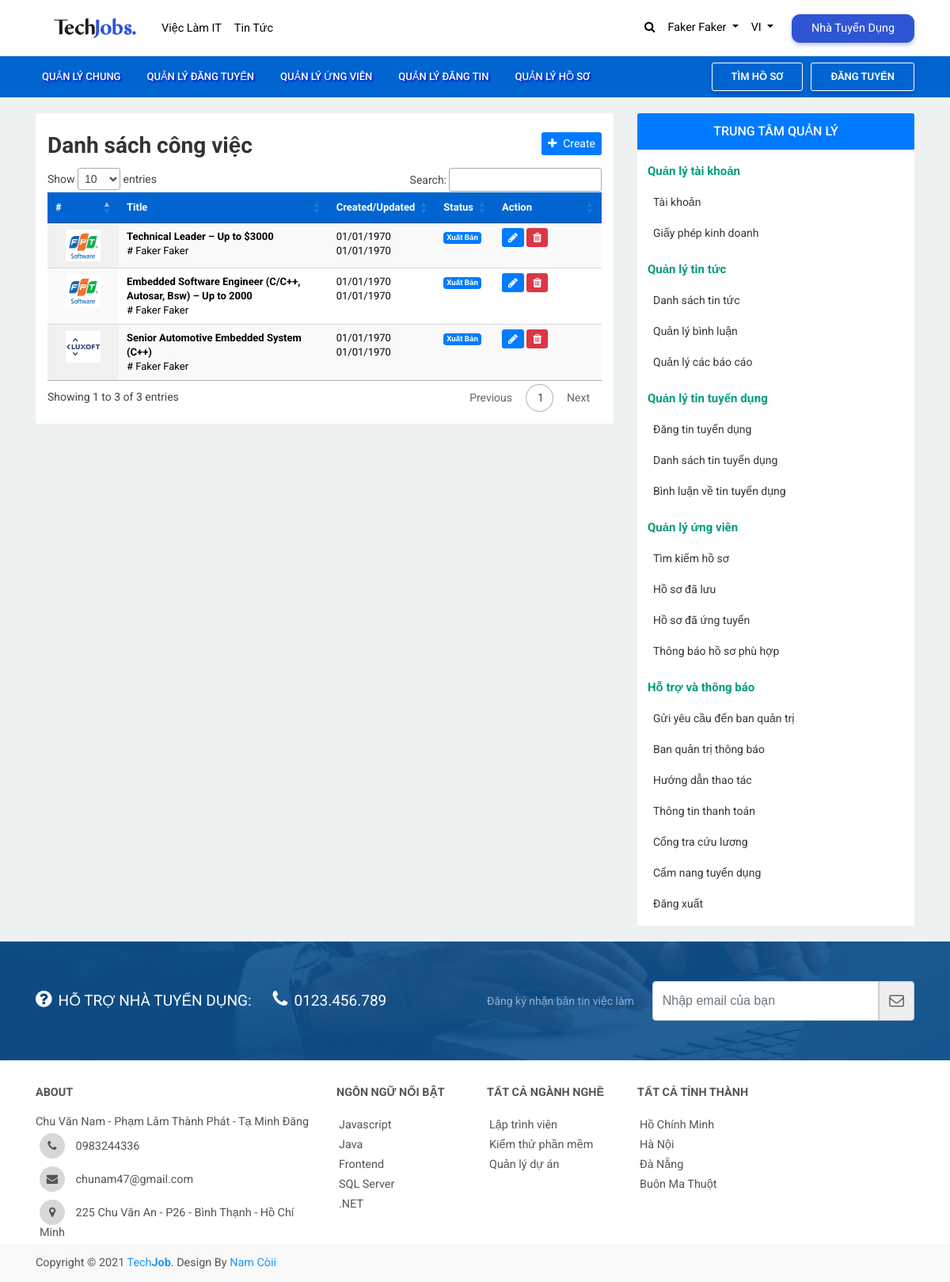
The page /?c=Job&a=Index (signed in) on the database its author committed.
### tables this page shows
CREATE TABLE `users` (
  `id` int(6) NOT NULL,
  `email` varchar(255) DEFAULT NULL,
  `password` varchar(255) DEFAULT NULL,
  `user_type` int(5) DEFAULT NULL,
  `phone` varchar(255) DEFAULT NULL,
  `first_name` varchar(255) DEFAULT NULL,
  `last_name` varchar(255) DEFAULT NULL,
  `full_name` varchar(510) DEFAULT NULL,
  `date_of_birth` datetime DEFAULT NULL,
  `gender` bit(1) DEFAULT NULL,
  `address` varchar(255) DEFAULT NULL,
  `url_avatar` varchar(255) DEFAULT NULL,
  `is_active` bit(1) DEFAULT NULL
);

CREATE TABLE `roles` (
  `id` int(6) NOT NULL,
  `role_name` varchar(255) DEFAULT NULL,
  `description` varchar(255) DEFAULT NULL
);

CREATE TABLE `jobs` (
  `id` int(6) NOT NULL,
  `position` varchar(510) DEFAULT NULL,
  `application_email` varchar(150) DEFAULT NULL,
  `image` varchar(255) DEFAULT NULL,
  `details` varchar(1100) DEFAULT NULL,
  `amount` int(3) DEFAULT NULL,
  `experience` int(11) DEFAULT NULL,
  `salary_min` decimal(10,0) DEFAULT NULL,
  `salary_max` decimal(10,0) DEFAULT NULL,
  `salary_unit` varchar(50) DEFAULT NULL,
  `work_time` double(10,2) DEFAULT NULL,
  `address` varchar(255) DEFAULT NULL,
  `deadline_for_submission` datetime DEFAULT NULL,
  `province_id` varchar(5) DEFAULT NULL,
  `created_on` datetime DEFAULT NULL,
  `update_on` datetime DEFAULT NULL,
  `created_by` int(6) DEFAULT NULL,
  `is_active` bit(1) DEFAULT NULL
);

### Views/recruitment/Job/index.php (the view, shortened to what the rows shown need)
<?php
    require(ROOT. '/Views/recruitment/_layout/header.php');
?>
<?php
require(ROOT. '/Common/checkrole.php');
foreach($data_check_role as $userrole) {
  if($userrole[0] == "Recruitment") { ?>
<div class="container-fluid published-recuitment-wrapper">
  <div class="container published-recuitment-content">
    <div class="row">
      <div class="col-md-8 col-sm-12 col-12 recuitment-inner">
        <div class="recuitment-form">
            <h3 class="rect-heading">Danh sách công việc</h3>
            <a href="?c=Job&a=Create" class="btn-sm btn-primary float-right" style="margin-top: -45px"><i class="fa fa-plus mr-2"></i>Create</a>
            <table class="display table table-hover" id="myTable">
                <thead>
                    <tr>
                        <th>#</th>
                         <th>Title</th>
                         <th>Created/Updated</th>
                         <th>Status</th>
                         <th style="width: 100px;">Action</th>
                    </tr>
                </thead>
                <tbody>
                    <?php
                        foreach ($jobData as $job) {
                    ?>
                    <tr>
                        <td>
                        <?php if($job[3] != null) { ?>
                            <div class="cover-data-img">
                                <img src="Assets/upload/job_image/<?= $job[3] ?>"/>
                            </div>
                        <?php } else { ?>
                            <div class="cover-data-img">
                                <img src="Assets/upload/post_thumb/no-image.jpg"/>
                            </div>
                        <?php } ?>
                        </td>
                        <td>
                            <b><?= $job[1] ?></b>
                            <br/>
                            <?php
                                $mysqli = new mysqli('localhost', 'root', 'Yeulaitudau240320012001', 'test_2');
                                $query = "SELECT users.full_name FROM users WHERE id = $job[16]";
                                $result = $mysqli->query($query);
                                $data = $result->fetch_all();
                                $user_id = $data[0];
                                echo '# '.$user_id[0];
                            ?>
                        </td>
                        <td>
                            <?php
                                $date = str_replace('-"', '/', $job[5]);
                                $newDate = date("d/m/Y", strtotime($date));
                                $dateCreated = $newDate;
                                echo $dateCreated;
                            ?> <br/>
                            <?php
                                $date = str_replace('-"', '/', $job[6]);
                                $newDate = date("d/m/Y", strtotime($date));
                                $dateUpdated = $newDate;
                                echo $dateUpdated;
                            ?>
                        </td>
                        <td>
                        <?php if($job[17] == 1) { ?>
                            <span class="badge badge-primary">Xuất Bản</span>
                        <?php } else if($job[17] == 0) { ?>
                            <span class="badge badge-danger">Nháp</span>
                        <?php } ?>
                        </td>
                        <td>
                            <a href="?c=Job&a=Update&id=<?= $job[0] ?>" class="btn-sm btn-primary"><i class="fa fa-pencil"></i></a>
                            <a href="?c=Job&a=DeletePosition&id=<?= $job[0] ?>" class="btn-sm btn-danger"><i class="fa fa-trash"></i></a>
                        </td>
                    </tr>
                <?php
                    }
                ?>
               </tbody>
            </table>
      </div>
      </div>
<?php
    require(ROOT. '/Views/recruitment/_layout/sidebar.php');
    require(ROOT. '/Views/recruitment/_layout/footer.php');
?>
<?php } else {
  require(ROOT. '/Views/recruitment/Account/denied.php');
 }
} ?>

### Views/recruitment/_layout/header.php (shortened to what the rows shown need)
<?php
      if(isset($_SESSION['login_user'])){
      $user = $_SESSION['login_user'];
      $mysqli = new mysqli('localhost', 'root', 'Yeulaitudau240320012001', 'test_2');
      $query = "SELECT users.full_name, users.id FROM users WHERE email = '$user'";
      $result = $mysqli->query($query);
      $data = $result->fetch_all();
      $user_full_name = $data[0];
   }
?>
<!DOCTYPE html>
<html lang="en">
<head>
  <link rel="stylesheet" type="text/css" href="Assets/client/css/bootstrap.min.css">
  <link href="https://stackpath.bootstrapcdn.com/font-awesome/4.7.0/css/font-awesome.min.css" rel="stylesheet">
  <link rel="stylesheet" href="Assets/client/css/select2.min.css">
   <link rel="stylesheet" href="http://cdn.datatables.net/1.10.23/css/jquery.dataTables.min.css">
  <link rel="stylesheet" type="text/css" href="Assets/client/css/style.css">
</head>
<body>
<div class="container-fluid fluid-nav another-page">
  <div class="container cnt-tnar">
    <nav class="navbar navbar-expand-lg navbar-light bg-light tjnav-bar">
  <div class="collapse navbar-collapse" id="navbarSupportedContent">
    <ul class="navbar-nav mr-auto my-2 my-lg-0 tnav-right tn-nav">
      <?php if(isset($_SESSION['login_user'])){ ?>
        <li class="nav-item dropdown">
        <a class="nav-link dropdown-toggle" href="#" id="navbarDropdown" role="button" data-toggle="dropdown" aria-haspopup="true" aria-expanded="false">
          <?=$user_full_name[0]?>
        </a>
      </li>
        <?php } else if(!isset($_SESSION['login_user'])){  ?>
      <li class="nav-item">
        <a class="nav-link" href="?c=User&a=DangKyUser">Đăng Ký</a>
      </li>
      <li class="nav-item">
        <a class="nav-link" href="?c=User&a=DangNhapUser">Đăng Nhập</a>
      </li>
      <?php }  ?>
    </ul>
  </div>
</nav>
  </div>
</div>
<nav class="navbar navbar-expand-lg navbar-light nav-recuitment">
  <div class="collapse navbar-collapse container" id="navbarNava">
  </div>
</nav>

### Views/recruitment/_layout/sidebar.php (shortened to what the rows shown need)
<?php
      if(isset($_SESSION['login_user'])){
      $user = $_SESSION['login_user'];
      $mysqli = new mysqli('localhost', 'root', 'Yeulaitudau240320012001', 'test_2');
      $query = "SELECT users.full_name, users.id FROM users WHERE email = '$user'";
      $result = $mysqli->query($query);
      $data = $result->fetch_all();
      $user_id = $data[0];
   }
?>
     <div class="col-md-4 col-sm-12 col-12 sbwrap">
        <div class="block-sidebar" style="margin-bottom: 20px;">
   <header>
      <h3 class="title-sidebar font-roboto bg-primary">
         Trung tâm quản lý
      </h3>
   </header>
   <div class="content-sidebar menu-trung-tam-ql menu-ql-employer">
      <h3 class="menu-ql-ntv">
         Quản lý tài khoản
      </h3>
      <ul>
         <li>
            <a href="#">
            Tài khoản
            </a>
         </li>
         <li>
            <a href="#">
            Giấy phép kinh doanh
            </a>
         </li>
      </ul>
      <h3 class="menu-ql-ntv">
         Quản lý tin tức
      </h3>
      <ul>
         <li>
            <a href="?c=Post&a=Index">
            Danh sách tin tức
            </a>
         </li>
         <li>
            <a href="?c=Post&a=ListComments&id=<?= $user_id[1] ?>" target="_blank">
            Quản lý bình luận
            </a>
         </li>
         <li>
            <a href="?c=Post&a=ListReports&id=<?= $user_id[1] ?>" target="_blank">
            Quản lý các báo cáo
            </a>
         </li>
      </ul>
      <h3 class="menu-ql-ntv">
         Quản lý tin tuyển dụng
      </h3>
      <ul>
         <li>
            <a href="?c=Job&a=Create">
            Đăng tin tuyển dụng
            </a>
         </li>
         <li>
            <a href="?c=Job&a=Index">
            Danh sách tin tuyển dụng
            </a>
         </li>
         <li>
            <a href="?c=Job&a=ListFeedback">
            Bình luận về tin tuyển dụng
            </a>
         </li>
      </ul>
      <h3 class="menu-ql-ntv">
         Quản lý ứng viên
      </h3>
      <ul>
         <li>
            <a href="#">
            Tìm kiếm hồ sơ
            </a>
         </li>
         <li>
            <a href="#">
            Hồ sơ đã lưu
            </a>
         </li>
         <li>
            <a href="?c=Candidate&a=ManageCandidate">
            Hồ sơ đã ứng tuyển
            </a>
         </li>
         <li>
            <a href="#" title="Thông báo hồ sơ phù hợp">
            Thông báo hồ sơ phù hợp
            </a>
         </li>
      </ul>
      <h3 class="menu-ql-ntv">
         Hỗ trợ và thông báo
      </h3>
      <ul>
         <li>
            <a href="#" title="Gửi yêu cầu đến ban quản trị">
            Gửi yêu cầu đến ban quản trị
            </a>
         </li>
         <li>
            <a href="#" title="Ban quản trị thông báo">
            Ban quản trị thông báo
            </a>
         </li>
         <li>
            <a href="#" title="Hướng dẫn thao tác">
            Hướng dẫn thao tác
            </a>
         </li>
         <li>
            <a href="#" target="_blank">
            <span>Thông tin thanh toán</span>
            </a>
         </li>
         <li>
            <a target="_blank" href="#">
            <span>Cổng tra cứu lương</span>
            </a>
         </li>
         <li>
            <a target="_blank" href="#">
            <span> Cẩm nang tuyển dụng</span>
            </a>
         </li>
      </ul>
      <ul>
         <li class="logout">
            <a href="#" title="Đăng xuất">
            Đăng xuất
            </a>
         </li>
      </ul>
   </div>
</div>
      </div>
    </div>
  </div>
</div>
<div class="container-fluid job-support-wrapper">
 <div class="container-fluid job-support-wrap">
  <div class="container job-support">
    <div class="row">
      <div class="col-md-6 col-sm-12 col-12">
        <ul class="spp-list">
          <li>
            <span><i class="fa fa-question-circle pr-2 icsp"></i>Hỗ trợ nhà tuyển dụng:</span>
          </li>
          <li>
            <span><i class="fa fa-phone pr-2 icsp"></i>0123.456.789</span>
          </li>
        </ul>
      </div>
      <div class="col-md-6 col-sm-12 col-12">
        <div class="newsletter">
            <span class="txt6">Đăng ký nhận bản tin việc làm</span>
            <div class="input-group frm1">
              <input type="text" placeholder="Nhập email của bạn" class="newsletter-email form-control">
              <a href="#" class="input-group-addon"><i class="fa fa-lg fa-envelope-o colorb"></i></a>
            </div>
          </div>
      </div>
    </div>
  </div>
</div>
</div>

### Views/client/_layout/footer.php (shortened to what the rows shown need)
<div class="container-fluid footer-wrap  clear-left clear-right">
  <div class="container footer">
    <div class="row">
      <div class="col-md-4 col-sm-8 col-12">
        <h2 class="footer-heading">
          <span>About</span>
        </h2>
        <p class="footer-content">
          Chu Văn Nam - Phạm Lâm Thành Phát - Tạ Minh Đăng
        </p>
        <ul class="footer-contact">
          <li>
            <a href="#">
              <i class="fa fa-phone fticn"></i> 0983244336
            </a>
          </li>
          <li>
            <a href="#">
              <i class="fa fa-envelope fticn"></i>
              chunam47@gmail.com
            </a>
          </li>
          <li>
            <a href="#">
              <i class="fa fa-map-marker fticn"></i>
              225 Chu Văn An - P26 - Bình Thạnh - Hồ Chí Minh
            </a>
          </li>
        </ul>
      </div>
      <div class="col-md-2 col-sm-4 col-12">
        <h2 class="footer-heading">
          <span>Ngôn ngữ nổi bật</span>
        </h2>
        <ul class="footer-list">
          <li><a href="#">Javascript</a></li>
          <li><a href="#">Java</a></li>
          <li><a href="#">Frontend</a></li>
          <li><a href="#">SQL Server</a></li>
          <li><a href="#">.NET</a></li>
        </ul>
      </div>
      <div class="col-md-2 col-sm-6 col-12">
        <h2 class="footer-heading">
          <span>Tất cả ngành nghề</span>
        </h2>
        <ul class="footer-list">
          <li><a href="#">Lập trình viên</a></li>
          <li><a href="#">Kiểm thử phần mềm</a></li>
          <li><a href="#">Quản lý dự án</a></li>
        </ul>
      </div>
      <div class="col-md-2 col-sm-12 col-12">
        <h2 class="footer-heading">
          <span>Tất cả tỉnh thành</span>
        </h2>
        <ul class="footer-list">
          <li><a href="#">Hồ Chính Minh</a></li>
          <li><a href="#">Hà Nội</a></li>
          <li><a href="#">Đà Nẵng</a></li>
          <li><a href="#">Buôn Ma Thuột</a></li>
        </ul>
      </div>
    </div>
  </div>
</div>
<footer class="container-fluid copyright-wrap">
  <div class="container copyright">
    <p class="copyright-content">
      Copyright © 2021 <a href="index.php"> Tech<b>Job</b></a>. Design By <a href="https://www.facebook.com/Namcoii2302"> Nam Còii </a>
    </p>
  </div>
</footer>
</body>
</html>

### rows shown on the page
users: full_name "Faker Faker"
jobs: image (picture), position "Technical Leader – Up to $3000", created_by.full_name "Faker Faker", amount "01/01/1970", experience "01/01/1970", is_active "Xuất Bản"
jobs: image (picture), position "Embedded Software Engineer (C/C++, Autosar, Bsw) – Up to 2000", created_by.full_name "Faker Faker", amount "01/01/1970", experience "01/01/1970", is_active "Xuất Bản"
jobs: image (picture), position "Senior Automotive Embedded System (C++)", created_by.full_name "Faker Faker", amount "01/01/1970", experience "01/01/1970", is_active "Xuất Bản"
